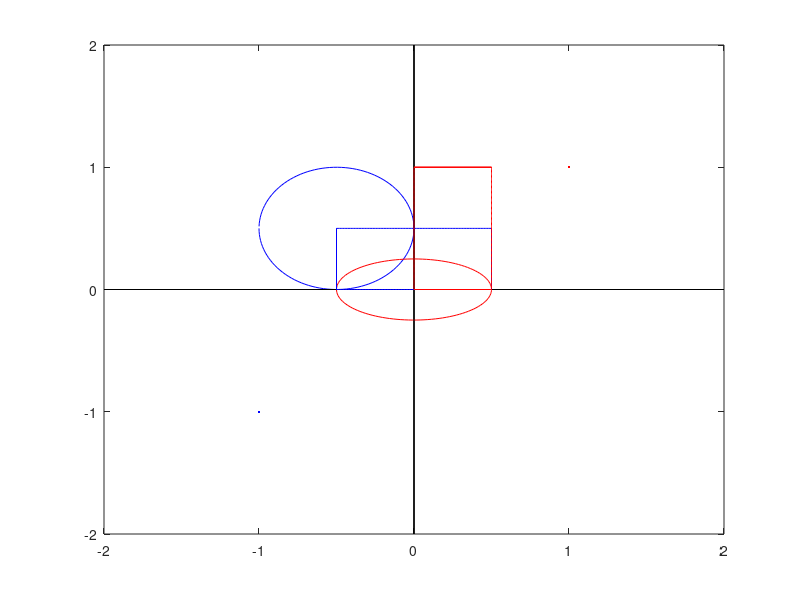

Here is the MATLAB script that generated this plot:
%% Basic geometric transformations

%% a)

% point p in homogenous coordinates
p0 = [-1;-1;1];

% 3x3 homogenous transformation matrix (pure translation)
T = [1,0,2;0,1,2;0,0,1];

p = T*p0;

plot([-2 2], [0,0], 'k-')
hold on
plot([0,0],[-2 2], 'k-')

plot(p0(1),p0(2),'b.')
plot(p(1),p(2),'r.')

%% b)

% circle with r=0.5 centered at (-0.5,0.5) the x-y-values defined by the
% radius r, center c and a range of angles theta between [-pi,pi]
r = 0.5;
c = [-0.5;0.5];
theta = [-pi:0.05:pi];
x = c(1) + r*cos(theta);
y = c(2) + r*sin(theta);

% homogenous coordinates
p0 = [x(:),y(:),ones(numel(x),1)];

% transformation matrix with scaling and translation
T = [1,0,0.5;0,0.5,-0.25;0,0,1];

p = (T*p0')';

plot([-2 2], [0,0], 'k-')
hold on
plot([0,0],[-2 2], 'k-')

plot(p0(:,1),p0(:,2),'b-')
plot(p(:,1),p(:,2),'r-')

%% c)

x = linspace(-0.5,0.5)';
y = linspace(0,0.5)';

% rectangle points
p0 = [ x, ones(size(x))*0.5; ...
       ones(size(x))*0.5,y; ...
       x(end:-1:1), zeros(size(y)); ...
       ones(size(x))*-0.5,y(end:-1:1) ...      
       ];
   
% 90 degree rotation in 2D (i.e., flip x- and y-axis)
R = [0,-1;1,0];
   
% translate points to origin
p = p0 - repmat( [0,0.5], size(p0,1), 1 );

% rotate and translate back
p = (R*p')' + repmat( [0,0.5], size(p,1), 1 );

plot([-2 2], [0,0], 'k-')
hold on
plot([0,0],[-2 2], 'k-')

plot(p0(:,1),p0(:,2),'b-')
plot(p(:,1),p(:,2),'r-')

